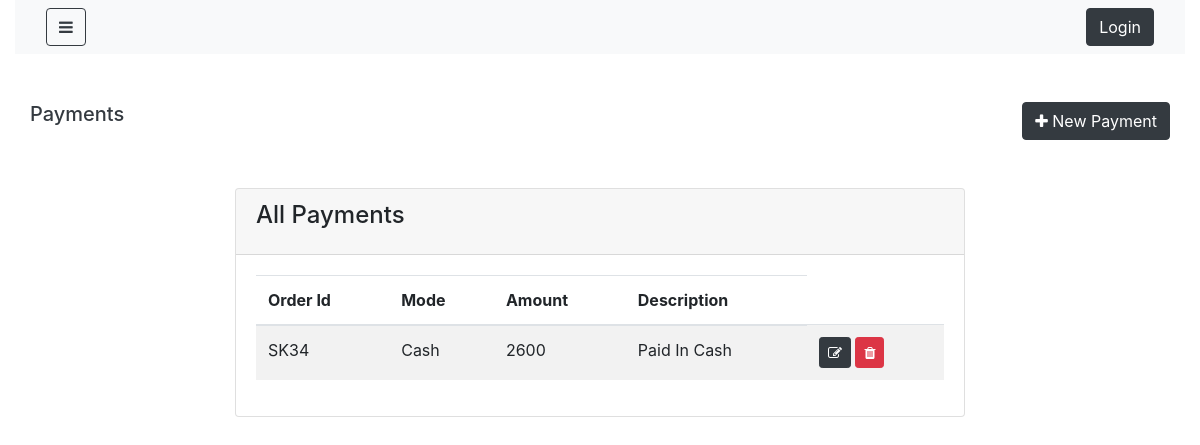
Page /payments on the earlier database version.
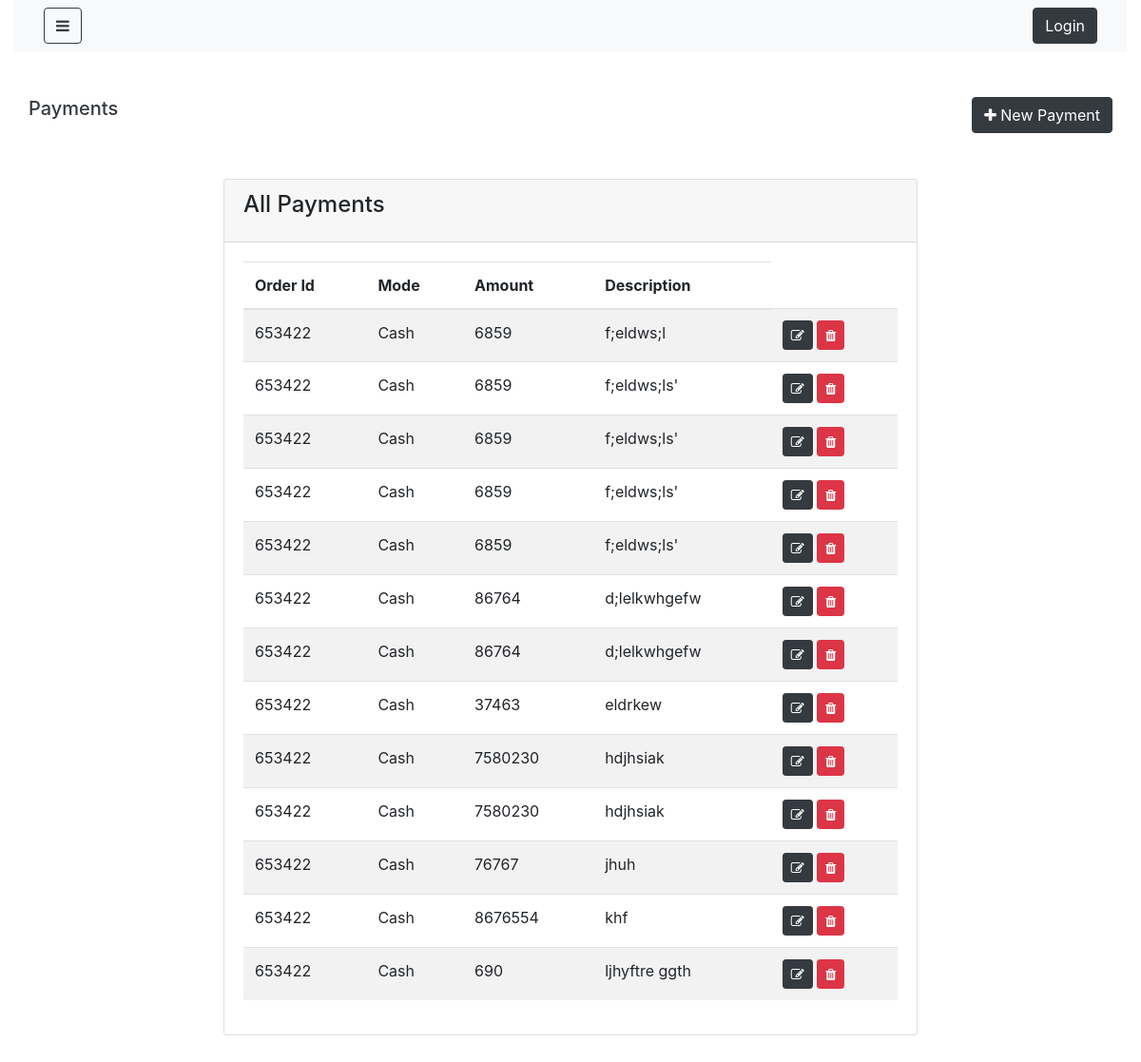
Same page on the later database version.
### shop/models.py (models this page shows, shortened)
class Payment(models.Model):
    order_id=models.ForeignKey('Order',on_delete=models.CASCADE, null=False, blank=False)
    amount=models.IntegerField(null=False, blank=True)
    mode=models.CharField(null=False, blank=False, max_length= 300, default="Cash")
    description= models.CharField(null=True, blank=True, max_length= 500)
    created_at=models.DateTimeField(auto_now_add=True)
    updated_at=models.DateTimeField(auto_now=True)

class Order(models.Model):
    order_number= models.CharField(max_length=100,null=False, blank=False)
    shipping_cost= models.IntegerField(null=True, blank=True)
    status= models.CharField(max_length=300, null=False, blank=False, default="Pending")
    total= models.IntegerField(null=False, blank=False)
    customer_id= models.ForeignKey('Customer', on_delete= models.CASCADE, null=False, blank=False)
    created_at=models.DateTimeField(auto_now_add=True)
    updated_at=models.DateTimeField(auto_now=True)
    def __str__(self):
        return self.order_number

### shop/views.py (the view)
# urls.py: path('payments', PaymentList.as_view(), name='payment_list'),
class PaymentList(ListView):
    login_required=True
    fields=['order_id', 'mode', 'amount', 'description']
    model=Payment
    template_name='shop/admin/payment_list.html'

### shop/templates/shop/admin/payment_list.html
{% extends 'shop/admin/layouts/admin_master.html' %}
{% block content %}
<div class="container">
    <div class="row my-5">
        <h5 class="text-dark">Payments</h5>
        <a class="btn btn-dark ml-auto" href="{% url 'payment_form' %}">
            <i class="fa fa-plus" aria-hidden="true"></i>  New Payment
        </a>
    </div>
    <div class="row justify-content-center my-5">
        <div class="col-lg-8">
            <div class="card">
                <div class="card-header">
                    <h4 class="card-title">All Payments</h4>
                </div>
                <div class="card-body">
                    <table class="table table-striped table-hover">
                        <thead>
                            <tr>
                                <th>Order Id</th>
                                <th>Mode</th>
                                <th>Amount</th>
                                <th>Description</th>
                            </tr>
                        </thead>
                        <tbody>
                            {% for object in object_list %}
                                <tr>
                                    <td>{{object.order_id}}</td>
                                    <td>{{object.mode}}</td>
                                    <td>{{object.amount}}</td>
                                    <td>{{object.description}}</td>
                                    <td>
                                        <a href="{% url 'payment_update' object.id %}" class="btn btn-dark btn-sm">
                                            <i class="fa fa-edit"></i>
                                        </a>
                                        <a href="{% url 'payment_delete' object.id %}" class="btn btn-danger btn-sm">
                                            <i class="fa fa-trash"></i>
                                        </a>
                                    </td>
                                </tr>
                            {% endfor %}
                        </tbody>
                    </table>
                </div>
            </div>
        </div>
    </div>
</div>
{% endblock content %}

Differences in the rows shown:
removed Payment: order_id "SK34", mode "Cash", amount "2600", description "Paid In Cash"
added Payment: order_id "653422", mode "Cash", amount "6859", description "f;eldws;l"
added Payment: order_id "653422", mode "Cash", amount "6859", description "f;eldws;ls'"
added Payment: order_id "653422", mode "Cash", amount "6859", description "f;eldws;ls'"
added Payment: order_id "653422", mode "Cash", amount "6859", description "f;eldws;ls'"
added Payment: order_id "653422", mode "Cash", amount "6859", description "f;eldws;ls'"
added Payment: order_id "653422", mode "Cash", amount "86764", description "d;lelkwhgefw"
added Payment: order_id "653422", mode "Cash", amount "86764", description "d;lelkwhgefw"
added Payment: order_id "653422", mode "Cash", amount "37463", description "eldrkew"
added Payment: order_id "653422", mode "Cash", amount "7580230", description "hdjhsiak"
added Payment: order_id "653422", mode "Cash", amount "7580230", description "hdjhsiak"
added Payment: order_id "653422", mode "Cash", amount "76767", description "jhuh"
added Payment: order_id "653422", mode "Cash", amount "8676554", description "khf"
added Payment: order_id "653422", mode "Cash", amount "690", description "ljhyftre ggth"
